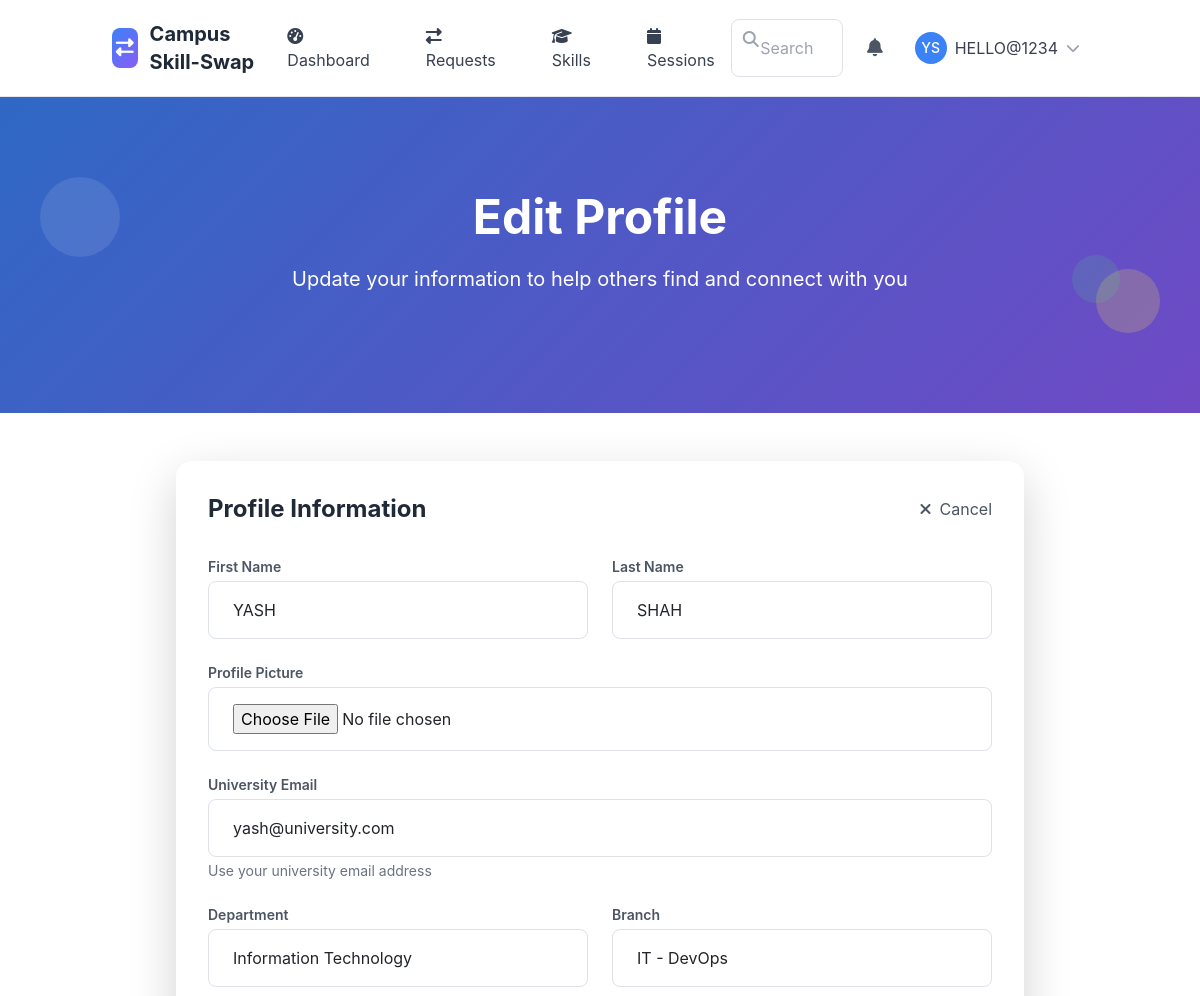
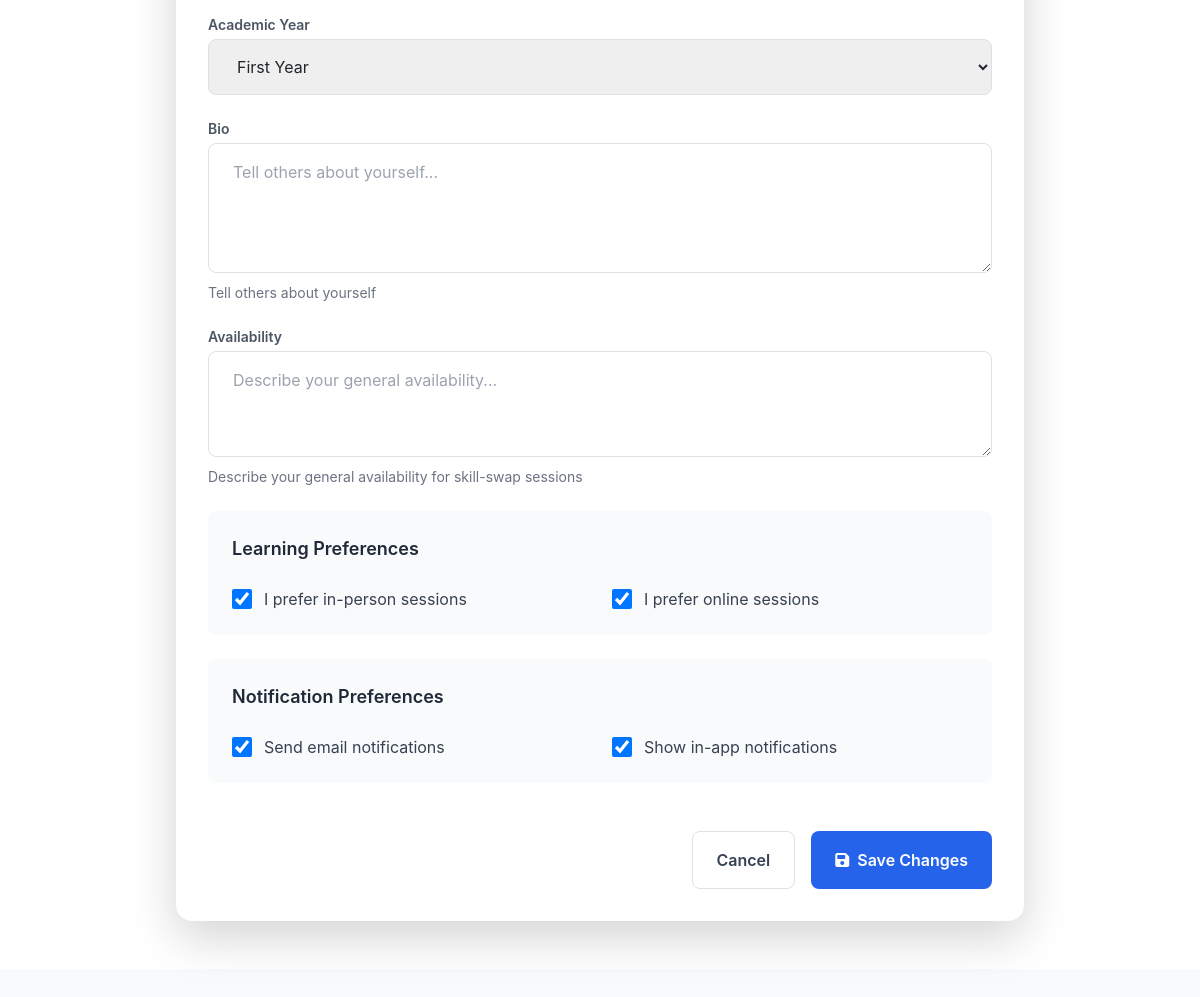
Screenshot of /accounts/profile/edit/ (signed in) with the database file from the repository (2 pictures, top to bottom).
### accounts/models.py (models this page shows, shortened)
class UserProfile(models.Model):
    YEAR_CHOICES = [
        ('1', 'First Year'),
        ('2', 'Second Year'),
        ('3', 'Third Year'),
        ('4', 'Fourth Year'),
        ('graduate', 'Graduate'),
        ('phd', 'PhD'),
    ]
    user = models.OneToOneField(User, on_delete=models.CASCADE, related_name='profile')
    university_email = models.EmailField(unique=True, help_text="Use your university email address")
    department = models.ForeignKey(Department, on_delete=models.SET_NULL, null=True, blank=True, related_name='students')
    branch = models.ForeignKey(Branch, on_delete=models.SET_NULL, null=True, blank=True, related_name='students')
    year = models.CharField(max_length=20, choices=YEAR_CHOICES, blank=True)
    bio = models.TextField(max_length=500, blank=True, help_text="Tell others about yourself")
    profile_picture = models.ImageField(upload_to='profile_pics/', blank=True, null=True)
    availability = models.TextField(blank=True, help_text="Describe your general availability for skill-swap sessions")
    is_verified = models.BooleanField(default=False, help_text="University email verification status")
    date_joined = models.DateTimeField(auto_now_add=True)
    last_active = models.DateTimeField(auto_now=True)
    created_at = models.DateTimeField(auto_now_add=True)
    updated_at = models.DateTimeField(auto_now=True)
    total_sessions_taught = models.PositiveIntegerField(default=0)
    total_sessions_learned = models.PositiveIntegerField(default=0)
    average_rating_as_teacher = models.FloatField(default=0.0)
    average_rating_as_learner = models.FloatField(default=0.0)
    prefer_in_person = models.BooleanField(default=True)
    prefer_online = models.BooleanField(default=True)
    notification_email = models.BooleanField(default=True)
    notification_in_app = models.BooleanField(default=True)
    class Meta:
        ordering = ['-date_joined']
        db_table = 'userprofile'

### accounts/views.py (the view, shortened to what this page needs)
# urls.py: path('profile/edit/', views.ProfileEditView.as_view(), name='profile_edit'),
class ProfileEditView(LoginRequiredMixin, UpdateView):
    model = UserProfile
    template_name = 'accounts/profile_edit.html'
    success_url = reverse_lazy('accounts:profile')
    form_class = UserProfileForm
    def get_object(self):
        return self.request.user.profile

### core/models.py (called while the page is built)
    def __str__(self):
        return self.name

    def __str__(self):
        return f"{self.department.code} - {self.name}"

### templates/accounts/profile_edit.html (shortened to what this page needs)
{% extends 'base.html' %}
{% load static %}
{% block content %}
<section class="gradient-bg relative overflow-hidden">
    <div class="absolute inset-0 bg-black opacity-20"></div>
    <div class="relative container mx-auto px-4 py-16 lg:py-24">
        <div class="text-center text-white">
            <h1 class="text-4xl lg:text-5xl font-bold mb-4">Edit Profile</h1>
            <p class="text-lg lg:text-xl mb-6">Update your information to help others find and connect with you</p>
        </div>
    </div>
    <div class="absolute top-20 left-10 w-20 h-20 bg-white opacity-10 rounded-full animate-bounce"></div>
    <div class="absolute bottom-20 right-10 w-16 h-16 bg-yellow-300 opacity-20 rounded-full animate-pulse"></div>
    <div class="absolute top-1/2 right-20 w-12 h-12 bg-green-400 opacity-15 rounded-full animate-bounce delay-75"></div>
</section>
<section class="py-12 bg-white">
    <div class="container mx-auto px-4 max-w-4xl">
        <div class="bg-white rounded-2xl shadow-lg p-8">
            <div class="flex items-center justify-between mb-8">
                <h2 class="text-2xl font-bold text-gray-800">Profile Information</h2>
                <a href="{% url 'accounts:profile' %}" class="text-gray-600 hover:text-gray-800 transition-colors">
                    <i class="fas fa-times mr-2"></i>Cancel
                </a>
            </div>
            <form method="post" enctype="multipart/form-data" class="space-y-6">
                <div class="grid grid-cols-1 md:grid-cols-2 gap-6">
                    <div>
                        <label for="id_first_name" class="block text-sm font-semibold text-gray-600 mb-1">First Name</label>
                        <input type="text" name="first_name" id="id_first_name" value="{{ user.first_name }}" class="w-full px-4 py-3 border border-gray-300 rounded-lg focus:ring-2 focus:ring-blue-500 focus:border-transparent">
                    </div>
                    <div>
                        <label for="id_last_name" class="block text-sm font-semibold text-gray-600 mb-1">Last Name</label>
                        <input type="text" name="last_name" id="id_last_name" value="{{ user.last_name }}" class="w-full px-4 py-3 border border-gray-300 rounded-lg focus:ring-2 focus:ring-blue-500 focus:border-transparent">
                    </div>
                </div>
                <div>
                    <label for="{{ form.profile_picture.id_for_label }}" class="block text-sm font-semibold text-gray-600 mb-1">Profile Picture</label>
                    {{ form.profile_picture }}
                </div>
                <div>
                    <label for="{{ form.university_email.id_for_label }}" class="block text-sm font-semibold text-gray-600 mb-1">University Email</label>
                    {{ form.university_email }}
                    {% if form.university_email.help_text %}
                        <p class="text-sm text-gray-500 mt-1">{{ form.university_email.help_text }}</p>
                    {% endif %}
                </div>
                <div class="grid grid-cols-1 md:grid-cols-2 gap-6">
                    <div>
                        <label for="{{ form.department.id_for_label }}" class="block text-sm font-semibold text-gray-600 mb-1">Department</label>
                        {{ form.department }}
                    </div>
                    <div>
                        <label for="{{ form.branch.id_for_label }}" class="block text-sm font-semibold text-gray-600 mb-1">Branch</label>
                        {{ form.branch }}
                    </div>
                </div>
                <div>
                    <label for="{{ form.year.id_for_label }}" class="block text-sm font-semibold text-gray-600 mb-1">Academic Year</label>
                    {{ form.year }}
                </div>
                <div>
                    <label for="{{ form.bio.id_for_label }}" class="block text-sm font-semibold text-gray-600 mb-1">Bio</label>
                    {{ form.bio }}
                    {% if form.bio.help_text %}
                        <p class="text-sm text-gray-500 mt-1">{{ form.bio.help_text }}</p>
                    {% endif %}
                </div>
                <div>
                    <label for="{{ form.availability.id_for_label }}" class="block text-sm font-semibold text-gray-600 mb-1">Availability</label>
                    {{ form.availability }}
                    {% if form.availability.help_text %}
                        <p class="text-sm text-gray-500 mt-1">{{ form.availability.help_text }}</p>
                    {% endif %}
                </div>
                <div class="bg-gray-50 p-6 rounded-lg">
                    <h3 class="text-lg font-semibold text-gray-800 mb-4">Learning Preferences</h3>
                    <div class="grid grid-cols-1 md:grid-cols-2 gap-6">
                        <div>
                            <label class="flex items-center space-x-3">
                                {{ form.prefer_in_person }}
                                <span class="text-gray-700">I prefer in-person sessions</span>
                            </label>
                        </div>
                        <div>
                            <label class="flex items-center space-x-3">
                                {{ form.prefer_online }}
                                <span class="text-gray-700">I prefer online sessions</span>
                            </label>
                        </div>
                    </div>
                </div>
                <div class="bg-gray-50 p-6 rounded-lg">
                    <h3 class="text-lg font-semibold text-gray-800 mb-4">Notification Preferences</h3>
                    <div class="grid grid-cols-1 md:grid-cols-2 gap-6">
                        <div>
                            <label class="flex items-center space-x-3">
                                {{ form.notification_email }}
                                <span class="text-gray-700">Send email notifications</span>
                            </label>
                        </div>
                        <div>
                            <label class="flex items-center space-x-3">
                                {{ form.notification_in_app }}
                                <span class="text-gray-700">Show in-app notifications</span>
                            </label>
                        </div>
                    </div>
                </div>
                <div class="flex justify-end space-x-4 pt-6">
                    <a href="{% url 'accounts:profile' %}" class="px-6 py-3 border border-gray-300 rounded-lg text-gray-700 font-semibold hover:bg-gray-50 transition-all">
                        Cancel
                    </a>
                    <button type="submit" class="px-6 py-3 bg-blue-600 text-white rounded-lg font-semibold hover:bg-blue-700 transition-all">
                        <i class="fas fa-save mr-2"></i>Save Changes
                    </button>
                </div>
            </form>
        </div>
    </div>
</section>
{% endblock %}

### templates/base.html (shortened to what this page needs)
{% load static %}
<!DOCTYPE html>
<html lang="en" class="h-full">
<head>
    <script src="https://cdn.tailwindcss.com"></script>
    <link href="https://cdn.jsdelivr.net/npm/bootstrap@5.3.2/dist/css/bootstrap.min.css" rel="stylesheet">
    <link rel="stylesheet" href="https://cdnjs.cloudflare.com/ajax/libs/font-awesome/6.5.1/css/all.min.css">
</head>
<body class="bg-gray-50 h-full">
    <nav class="bg-white shadow-lg border-b">
        <div class="container mx-auto px-4">
            <div class="flex justify-between items-center py-3">
                <div class="flex items-center space-x-3">
                    <div class="w-10 h-10 gradient-bg rounded-lg flex items-center justify-center">
                        <i class="fas fa-exchange-alt text-white text-lg"></i>
                    </div>
                    <a href="{% url 'core:home' %}" class="text-xl font-bold text-gray-800 hover:text-blue-600 transition-colors">
                        Campus Skill-Swap
                    </a>
                </div>
                <div class="hidden md:flex items-center space-x-6">
                    {% if user.is_authenticated %}
                        <a href="{% url 'core:dashboard' %}" class="nav-link px-3 py-2 text-gray-700 hover:text-blue-600 transition-colors">
                            <i class="fas fa-tachometer-alt mr-2"></i>Dashboard
                        </a>
                        <a href="{% url 'core:requests' %}" class="nav-link px-3 py-2 text-gray-700 hover:text-blue-600 transition-colors">
                            <i class="fas fa-exchange-alt mr-2"></i>Requests
                        </a>
                        <a href="{% url 'skills:skill_list' %}" class="nav-link px-3 py-2 text-gray-700 hover:text-blue-600 transition-colors">
                            <i class="fas fa-graduation-cap mr-2"></i>Skills
                        </a>
                        <a href="{% url 'skill_sessions:session_management' %}" class="nav-link px-3 py-2 text-gray-700 hover:text-blue-600 transition-colors">
                            <i class="fas fa-calendar mr-2"></i>Sessions
                        </a>
                    {% endif %}
                </div>
                <div class="flex items-center space-x-4">
                    {% if user.is_authenticated %}
                        <div class="relative hidden lg:block">
                            <input type="text" placeholder="&nbsp;Search skills or users..."
                                   class="w-64 px-4 py-2 pl-10 pr-4 border border-gray-300 rounded-lg focus:ring-2 focus:ring-blue-500 focus:border-transparent">
                            <i class="fas fa-search absolute left-3 top-3 text-gray-400"></i>
                        </div>
                        <div class="relative">
                            <button id="notificationBtn" class="relative p-2 text-gray-600 hover:text-blue-600 transition-colors">
                                <i class="fas fa-bell text-lg"></i>
                            </button>
                        </div>
                        <div class="relative">
                            <button id="userMenuBtn" class="flex items-center space-x-2 p-2 rounded-lg hover:bg-gray-100 transition-colors">
                                {% if user.profile.profile_picture %}
                                    <img src="{{ user.profile.profile_picture.url }}" alt="Profile" class="w-8 h-8 rounded-full">
                                {% else %}
                                    <div class="w-8 h-8 bg-blue-500 rounded-full flex items-center justify-center">
                                        <span class="text-white text-sm font-medium">{{ user.first_name|first|upper }}{{ user.last_name|first|upper }}</span>
                                    </div>
                                {% endif %}
                                <span class="hidden md:block text-gray-700">{{ user.username}}</span>
                                <i class="fas fa-chevron-down text-gray-400 text-sm"></i>
                            </button>
                        </div>
                    {% endif %}
                </div>
            </div>
        </div>
    </nav>
    <main class="min-h-screen">
        {% block content %}{% endblock %}
    </main>
</body>
</html>

### templates/base.html (style rules this page uses)
:root { --primary-color: #3B82F6; --secondary-color: #10B981; --accent-color: #8B5CF6; --warning-color: #F59E0B; --danger-color: #EF4444; }
body { font-family: 'Inter', -apple-system, BlinkMacSystemFont, sans-serif; }
.gradient-bg { background: linear-gradient(135deg, var(--primary-color) 0%, var(--accent-color) 100%); }

### rows the page displays
UserProfile: university_email "yash@university.com", department "Information Technology", branch "IT - DevOps", year "First Year", prefer_in_person "☑", prefer_online "☑", notification_email "☑", notification_in_app "☑"

### other values shown
{{ user.first_name|first|upper }} "Y"
{{ user.last_name|first|upper }} "S"
{{ user.username }} "HELLO@1234"
